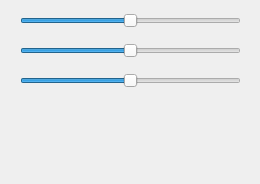
<?xml version="1.0" encoding="UTF-8"?>
<ui version="4.0">
 <class>rgb_changer</class>
 <widget class="QDialog" name="rgb_changer">
  <property name="geometry">
   <rect>
    <x>0</x>
    <y>0</y>
    <width>260</width>
    <height>184</height>
   </rect>
  </property>
  <property name="windowTitle">
   <string>Dialog</string>
  </property>
  <property name="styleSheet">
   <string notr="true"/>
  </property>
  <widget class="QSlider" name="redSlider">
   <property name="geometry">
    <rect>
     <x>20</x>
     <y>10</y>
     <width>221</width>
     <height>22</height>
    </rect>
   </property>
   <property name="minimum">
    <number>-255</number>
   </property>
   <property name="maximum">
    <number>255</number>
   </property>
   <property name="value">
    <number>1</number>
   </property>
   <property name="orientation">
    <enum>Qt::Horizontal</enum>
   </property>
  </widget>
  <widget class="QSlider" name="greenSlider">
   <property name="geometry">
    <rect>
     <x>20</x>
     <y>40</y>
     <width>221</width>
     <height>22</height>
    </rect>
   </property>
   <property name="minimum">
    <number>-255</number>
   </property>
   <property name="maximum">
    <number>255</number>
   </property>
   <property name="value">
    <number>1</number>
   </property>
   <property name="orientation">
    <enum>Qt::Horizontal</enum>
   </property>
  </widget>
  <widget class="QSlider" name="blueSlider">
   <property name="geometry">
    <rect>
     <x>20</x>
     <y>70</y>
     <width>221</width>
     <height>22</height>
    </rect>
   </property>
   <property name="minimum">
    <number>-255</number>
   </property>
   <property name="maximum">
    <number>255</number>
   </property>
   <property name="value">
    <number>1</number>
   </property>
   <property name="orientation">
    <enum>Qt::Horizontal</enum>
   </property>
  </widget>
 </widget>
 <resources/>
 <connections/>
</ui>
